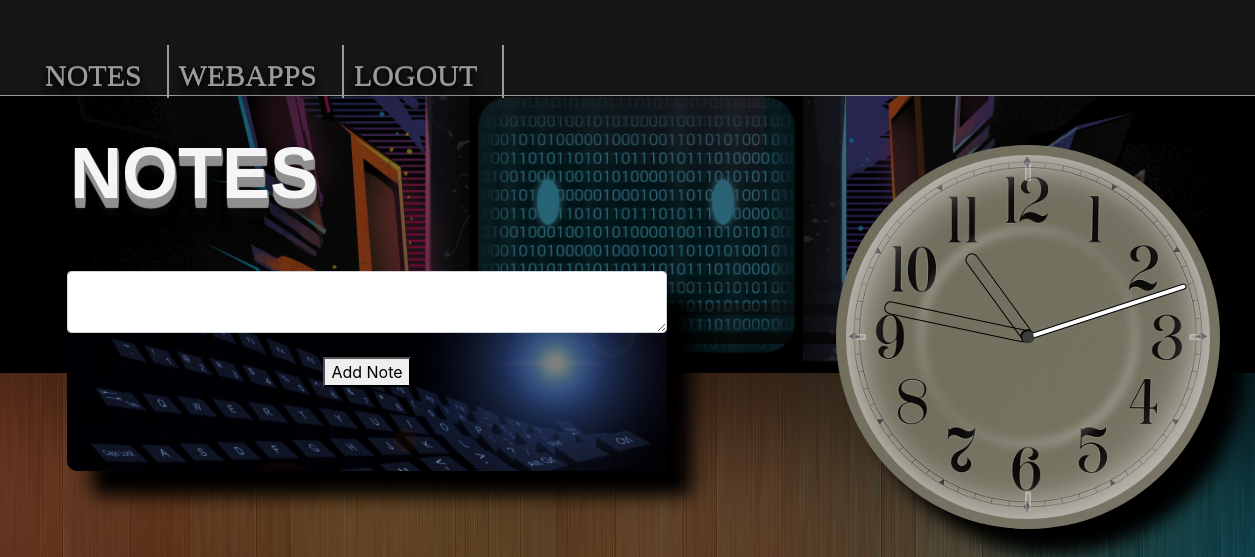
The page /notespage (signed in) on the database as committed earlier.
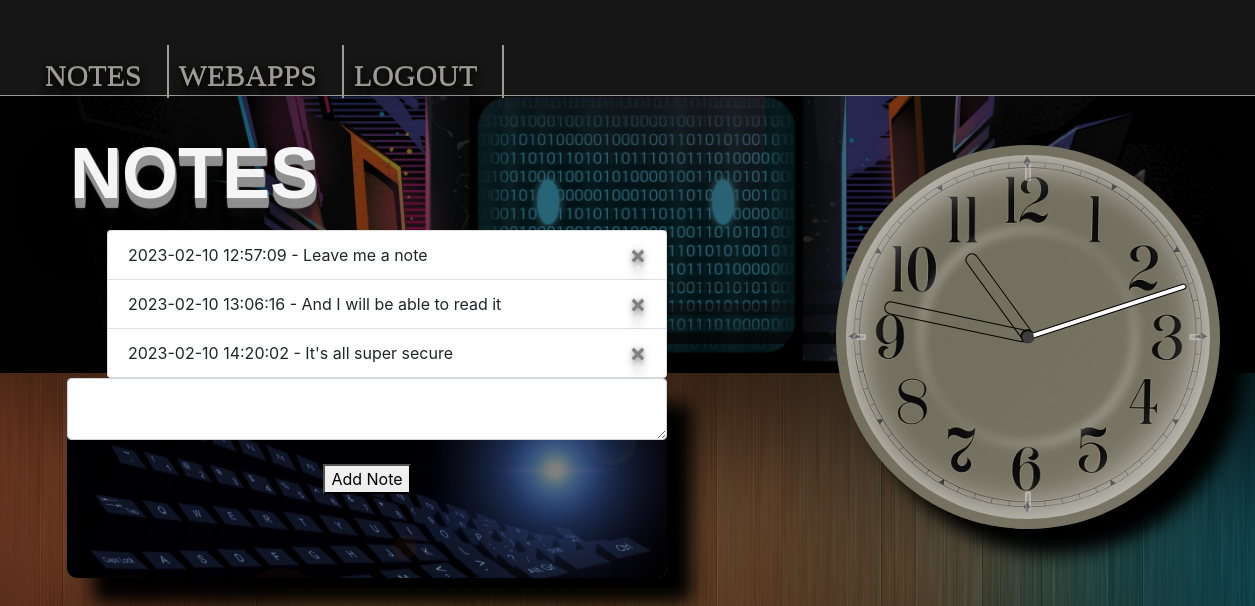
The same page on the database as committed later.
### website/models.py (models this page shows)
class Note(db.Model):
    id = db.Column(db.Integer, primary_key=True)
    data = db.Column(db.String(10000))
    date = db.Column(db.DateTime(timezone=True), default=func.now())
    user_id = db.Column(db.Integer, db.ForeignKey("user.id"))

### website/views.py (the view, shortened to what this page needs)
@views.route('/notespage', methods=['GET', 'POST'])
@login_required
def notes():
    return render_template('notespage.html', user=current_user)

### website/__init__.py (called while the page is built)
def create_app():
    app = Flask(__name__)
    app.config['SECRET_KEY'] = 'This-is-a-secret-key-test'
    app.config['SQLALCHEMY_DATABASE_URI'] = f'sqlite:///{DB_NAME}'
    db.init_app(app)
    from .views import views
    from .auth import auth
    app.register_blueprint(views, url_prefix='/')
    app.register_blueprint(auth, url_prefix='/')
    from .models import User, Note
    create_database(app)
    login_manager = LoginManager()
    login_manager.login_view = 'auth.login'
    login_manager.init_app(app)
    @login_manager.user_loader
    def load_user(id):
        return User.query.get(int(id))
    return app

### website/templates/notespage.html (shortened to what this page needs)
{% extends "base.html" %}
{% block content %}
<div class="notespage-wrapper">
    <div class="notes-form-wrapper">
        <h1 id="notes-title">Notes</h1>
        <ul class="list-group-notes"
            id="notes">
            {% for note in user.notes %}
            <li class="list-group-item">
                {{ note.date }} - {{ note.data }}
                <button type="button"
                        class="close"
                        onclick="deleteNote({{ note.id }})">
                    <span aria-hidden="true">&times;</span>
                </button>
            </li>
            {% endfor %}
        </ul>
        <form id="notes-box" method="POST">
            <textarea name="note"
                      id="note"
                      class="form-control"></textarea>
            <br />
            <div style="text-align:center">
                <button type="submit"
                        class="btn-notes">
                    Add Note
                </button>
            </div>
        </form>
    </div>
    <div class="clock">
        <div class="hand hours"></div>
        <div class="hand minutes"></div>
        <div class="hand seconds"></div>
        <div class="point"></div>
        <div class="marker">
            <span class="marker__1"></span>
            <span class="marker__2"></span>
            <span class="marker__3"></span>
            <span class="marker__4"></span>
        </div>
    </div>
</div>
{% endblock %}

### website/templates/base.html (shortened to what this page needs)
<!DOCTYPE html>
<html lang="en">
<head>
    <link rel="stylesheet"
          type="text/css"
          href="{{ url_for('static', filename='/stylesheets/styles.css') }}" />
    <link href="{{ url_for('static', filename='/stylesheets/styles_calc.css') }}"
          rel="stylesheet"
          type="text/css">
    <link rel="stylesheet"
          href="https://stackpath.bootstrapcdn.com/bootstrap/4.4.1/css/bootstrap.min.css"
 />
    <link rel="stylesheet"
          href="https://stackpath.bootstrapcdn.com/font-awesome/4.7.0/css/font-awesome.min.css"
 />
    <link rel="stylesheet" href="https://api.fontshare.com/css?f[]=gambetta@2,2&display=swap" />
    <link rel="stylesheet" href="https://cdnjs.cloudflare.com/ajax/libs/meyer-reset/2.0/reset.min.css" />
    <link rel="stylesheet" href="{{ url_for('static', filename='/stylesheets/gambetta.css') }}" />
    <link rel="stylesheet" href="{{ url_for('static', filename='/stylesheets/gambetta2.css') }}" />
    <link rel="stylesheet" href="{{ url_for('static', filename='/stylesheets/styleshomepage.css') }}" />
    <link rel="stylesheet" href="{{ url_for('static', filename='/stylesheets/stylescvbutton.css') }}" />
    <link rel="stylesheet" href="{{ url_for('static', filename='./design/style.css') }}" />
</head>
<body>
    <div class="nav-wrapper ">
        <nav class="navbar-custom">
            {% if user.is_authenticated %}
            <a id="notes" href="/notespage" class="hover-this"><span class="nav-anime">Notes</span></a>
            <a id="webapps" href="/webapps" class="hover-this"><span class="nav-anime">Webapps</span></a>
            <a id="logout" href="/logout" class="hover-this"><span class="nav-anime">Logout</span></a>
            {% else %}
            <a id="homepage" href="/" class="hover-this"><span class="nav-anime">Home</span></a>
            <a id="login" href="/login" class="hover-this"><span class="nav-anime">Login</span></a>
            <a id="register" href="/register" class="hover-this"><span class="nav-anime">Register</span></a>
            {% endif %}
            <div class="cursor-custom" style=""></div>
        </nav>
    </div>
    <div class="main-container">
        {% block content %}
        {% endblock %}
    </div>
</body>
</html>

Rows that differ between the two databases and show on the page:
added Note: date "2023-02-10 12:57:09", data "Leave me a note"
added Note: date "2023-02-10 13:06:16", data "And I will be able to read it"
added Note: date "2023-02-10 14:20:02", data "It's all super secure"
